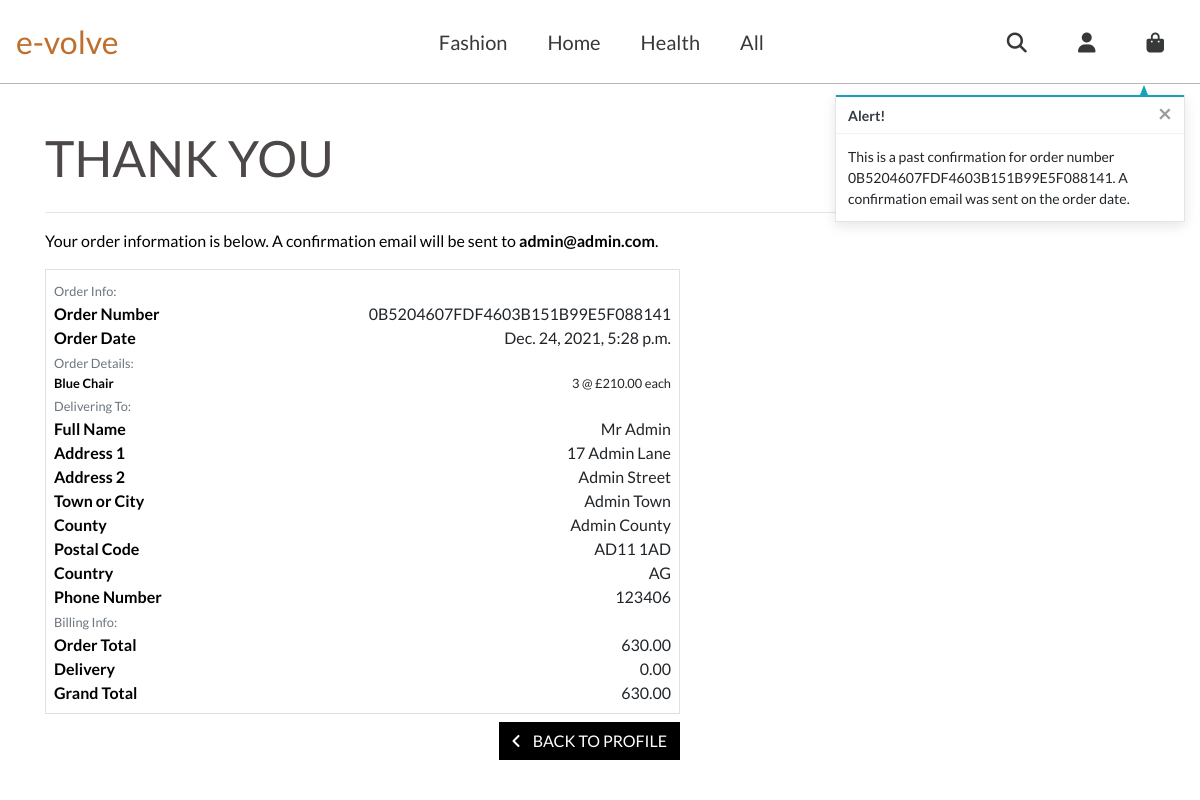
The page /profile/order_history/0B5204607FDF4603B151B99E5F088141 (signed in) on the database its author committed.
### checkout/models.py (models this page shows, shortened)
class Order(models.Model):
    order_number = models.CharField(max_length=32, null=False, editable=False)
    user_profile = models.ForeignKey(UserProfile, on_delete=models.SET_NULL,
                                     null=True, blank=True,
                                     related_name='orders')
    full_name = models.CharField(max_length=50, null=False, blank=False)
    email = models.EmailField(max_length=254, null=False, blank=False)
    phone_number = models.CharField(max_length=20, null=False, blank=False)
    country = CountryField(blank_label='Country *', null=False, blank=False)
    postcode = models.CharField(max_length=20, null=True, blank=True)
    town_or_city = models.CharField(max_length=40, null=False, blank=False)
    street_address1 = models.CharField(max_length=80, null=False, blank=False)
    street_address2 = models.CharField(max_length=80, null=True, blank=True)
    county = models.CharField(max_length=80, null=True, blank=True)
    date = models.DateTimeField(auto_now_add=True)
    delivery_cost = models.DecimalField(max_digits=6, decimal_places=2,
                                        null=False, default=0)
    order_total = models.DecimalField(max_digits=10, decimal_places=2,
                                      null=False, default=0)
    grand_total = models.DecimalField(max_digits=10, decimal_places=2,
                                      null=False, default=0)
    original_shopping_bag = models.TextField(null=False, blank=False,
                                             default='')
    stripe_pid = models.CharField(max_length=254, null=False, blank=False,
                                  default='')

class OrderLineItem(models.Model):
    SIZE_6 = "6"
    SIZE_8 = "8"
    SIZE_10 = "10"
    SIZE_12 = "12"
    SIZE_14 = "14"
    SIZE_16 = "16"
    SIZE_18 = "18"
    SIZE_20 = "20"
    SIZE_CHOICES = [
        (SIZE_6, 'Size 6'),
        (SIZE_8, 'Size 8'),
        (SIZE_10, 'Size 10'),
        (SIZE_12, 'Size 12'),
        (SIZE_14, 'Size 14'),
        (SIZE_16, 'Size 16'),
        (SIZE_18, 'Size 18'),
        (SIZE_20, 'Size 20'),
    ]
    order = models.ForeignKey(Order, null=False, blank=False,
                              on_delete=models.CASCADE,
                              related_name='lineitems')
    product = models.ForeignKey(Product, null=False, blank=False,
                                on_delete=models.CASCADE)
    product_size = models.CharField(max_length=2,
                                    choices=SIZE_CHOICES, null=True,
                                    blank=True)
    quantity = models.IntegerField(null=False, blank=False, default=0)
    lineitem_total = models.DecimalField(max_digits=6, decimal_places=2,
                                         null=False, blank=False,
                                         editable=False)

### products/models.py (models this page shows, shortened)
class Product(models.Model):
    category = models.ForeignKey('Category', null=True, blank=True,
                                 on_delete=models.SET_NULL)
    sku = models.CharField(max_length=254, null=True, blank=True)
    name = models.CharField(max_length=254)
    description = models.TextField()
    has_sizes = models.BooleanField(default=False, null=True, blank=True)
    price = models.DecimalField(max_digits=6, decimal_places=2)
    image_url = models.URLField(max_length=1024, null=True, blank=True)
    image = models.ImageField(null=True, blank=True)

### profiles/views.py (the view)
# urls.py: path('order_history/<order_number>', views.order_history,
@login_required()
def order_history(request, order_number):
    order = get_object_or_404(Order, order_number=order_number)
    messages.info(request, (
        f'This is a past confirmation for order number {order_number}. '
        'A confirmation email was sent on the order date.'
    ))
    template = 'checkout/checkout_success.html'
    context = {
        'order': order,
        'from_profile': True,
    }
    return render(request, template, context)

### checkout/templates/checkout/checkout_success.html (shortened to what this page needs)
{% extends "base.html" %}
{% load static %}
{% block extra_css %}
    <link rel="stylesheet" href="{% static 'checkout/css/checkout.css' %}">
{% endblock %}
{% block content %}
    <div class="overlay"></div>
    <div class="container">
        <div class="row pt-3 mt-5">
            <div class="col pt-3 mt-5">
                <h2 class="mb-4 text-uppercase checkout-heading">Thank You</h2>
                <hr>
                <p class="text-black">Your order information is below. A confirmation email will be sent to <strong>{{ order.email }}</strong>.</p>
            </div>
        </div>
       <div class="row">
            <div class="col-12 col-lg-7">
                <div class="order-confirmation-wrapper p-2 border">
                    <div class="row">
                        <div class="col">
                            <small class="text-muted">Order Info:</small>
                        </div>
                    </div>
                    <div class="row">
                        <div class="col-12 col-md-4">
                            <p class="mb-0 text-black font-weight-bold">Order Number</p>
                        </div>
                        <div class="col-12 col-md-8 text-md-right">
                            <p class="mb-0">{{ order.order_number }}</p>
                        </div>
                    </div>
                    <div class="row">
                        <div class="col-12 col-md-4">
                            <p class="mb-0 text-black font-weight-bold">Order Date</p>
                        </div>
                        <div class="col-12 col-md-8 text-md-right">
                            <p class="mb-0">{{ order.date }}</p>
                        </div>
                    </div>
                    <div class="row">
                        <div class="col">
                            <small class="text-muted">Order Details:</small>
                        </div>
                    </div>
                    {% for item in order.lineitems.all %}
                    <div class="row">
                        <div class="col-12 col-md-4">
                            <p class="small mb-0 text-black font-weight-bold">
                                {{ item.product.name }}{% if item.product_size %} - Size {{ item.product_size|upper }}{% endif %}
                            </p>
                        </div>
                        <div class="col-12 col-md-8 text-md-right">
                            <p class="small mb-0">{{ item.quantity }} @ £{{ item.product.price }} each</p>
                        </div>
                    </div>
                    {% endfor %}
                    <div class="row">
                        <div class="col">
                            <small class="text-muted">Delivering To:</small>
                        </div>
                    </div>
                    <div class="row">
                        <div class="col-12 col-md-4">
                            <p class="mb-0 text-black font-weight-bold">Full Name</p>
                        </div>
                        <div class="col-12 col-md-8 text-md-right">
                            <p class="mb-0">{{ order.full_name }}</p>
                        </div>
                    </div>
                    <div class="row">
                        <div class="col-12 col-md-4">
                            <p class="mb-0 text-black font-weight-bold">Address 1</p>
                        </div>
                        <div class="col-12 col-md-8 text-md-right">
                            <p class="mb-0">{{ order.street_address1 }}</p>
                        </div>
                    </div>
                    {% if order.street_address2 %}
                    <div class="row">
                        <div class="col-12 col-md-4">
                            <p class="mb-0 text-black font-weight-bold">Address 2</p>
                        </div>
                        <div class="col-12 col-md-8 text-md-right">
                            <p class="mb-0">{{ order.street_address2 }}</p>
                        </div>
                    </div>
                    {% endif %}
                    <div class="row">
                        <div class="col-12 col-md-4">
                            <p class="mb-0 text-black font-weight-bold">Town or City</p>
                        </div>
                        <div class="col-12 col-md-8 text-md-right">
                            <p class="mb-0">{{ order.town_or_city }}</p>
                        </div>
                    </div>
                    {% if order.county %}
                    <div class="row">
                        <div class="col-12 col-md-4">
                            <p class="mb-0 text-black font-weight-bold">County</p>
                        </div>
                        <div class="col-12 col-md-8 text-md-right">
                            <p class="mb-0">{{ order.county }}</p>
                        </div>
                    </div>
                    {% endif %}
                    {% if order.postcode %}
                    <div class="row">
                        <div class="col-12 col-md-4">
                            <p class="mb-0 text-black font-weight-bold">Postal Code</p>
                        </div>
                        <div class="col-12 col-md-8 text-md-right">
                            <p class="mb-0">{{ order.postcode }}</p>
                        </div>
                    </div>
                    {% endif %}
                    <div class="row">
                        <div class="col-12 col-md-4">
                            <p class="mb-0 text-black font-weight-bold">Country</p>
                        </div>
                        <div class="col-12 col-md-8 text-md-right">
                            <p class="mb-0">{{ order.country }}</p>
                        </div>
                    </div>
                    <div class="row">
                        <div class="col-12 col-md-4">
                            <p class="mb-0 text-black font-weight-bold">Phone Number</p>
                        </div>
                        <div class="col-12 col-md-8 text-md-right">
                            <p class="mb-0">{{ order.phone_number }}</p>
                        </div>
                    </div>
                    <div class="row">
                        <div class="col">
                            <small class="text-muted">Billing Info:</small>
                        </div>
                    </div>
                    <div class="row">
                        <div class="col-12 col-md-4">
                            <p class="mb-0 text-black font-weight-bold">Order Total</p>
                        </div>
                        <div class="col-12 col-md-8 text-md-right">
                            <p class="mb-0">{{ order.order_total }}</p>
                        </div>
                    </div>
                    <div class="row">
                        <div class="col-12 col-md-4">
                            <p class="mb-0 text-black font-weight-bold">Delivery</p>
                        </div>
                        <div class="col-12 col-md-8 text-md-right">
                            <p class="mb-0">{{ order.delivery_cost }}</p>
                        </div>
                    </div>
                    <div class="row">
                        <div class="col-12 col-md-4">
                            <p class="mb-0 text-black font-weight-bold">Grand Total</p>
                        </div>
                        <div class="col-12 col-md-8 text-md-right">
                            <p class="mb-0">{{ order.grand_total }}</p>
                        </div>
                    </div>
                </div>
            </div>
        </div>
        <div class="row">
			<div class="col-12 col-lg-7 text-right">
                {% if from_profile %}
                    <a href="{% url 'profile' %}" class="btn btn-black rounded-0 my-2">
                        <span class="icon mr-2">
                            <i class="fas fa-angle-left"></i>
                        </span>
                        <span class="text-uppercase">Back to Profile</span>
                    </a>
                {% endif %}
			</div>
		</div>
    </div>
{% endblock %}

### static/css/base.css (style rules this page uses)
* { padding: 0; border: 0; margin: 0; border-color: #33373a; }
html { height: 100%; }
body, html { height: 100%; }
body { font-family: Lato; }
.btn-black { background: black; color: white; }
.text-black { color: #000 !important; }
.overlay { height: 100%; width: 100%; top: 60px; left: 0; position: fixed; background: white; z-index: -1; }
@media screen and (min-width : 700px) { .carousel-caption h1, h2, h3 { font-size: 56px; } }
@media screen and (min-width : 992px) { .carousel-caption h1, h2, h3 { font-size: 50px; } }

### checkout/static/checkout/css/checkout.css (style rules this page uses)
.checkout-heading { color: rgb(77, 72, 72); }

### rows shown on the page
Order: email "admin@admin.com", order_number "0B5204607FDF4603B151B99E5F088141", date "Dec. 24, 2021, 5:28 p.m.", full_name "Mr Admin", street_address1 "17 Admin Lane", street_address2 "Admin Street", town_or_city "Admin Town", county "Admin County", postcode "AD11 1AD", country "AG", phone_number "123406", order_total "630.00", delivery_cost "0.00", grand_total "630.00"
OrderLineItem: product.name "Blue Chair", quantity "3", product.price "210.00"

### other values the page prints
{{ message }} "This is a past confirmation for order number 0B5204607FDF4603B151B99E5F088141. A confirmation email was sent on the order date."
